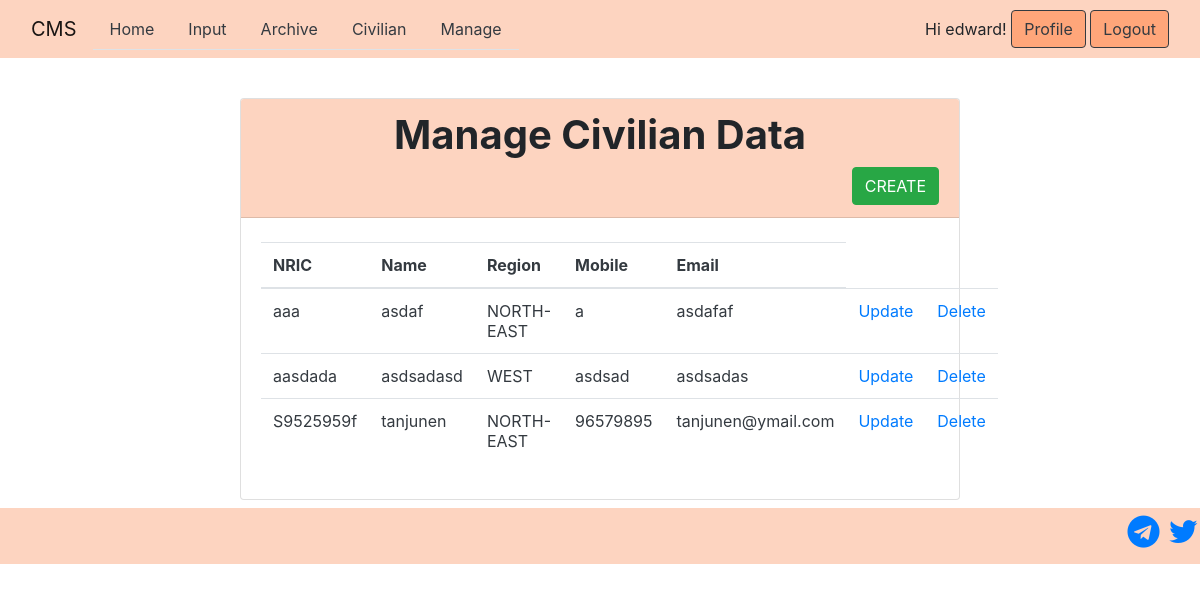
Before: /manage_data/ (signed in) with the older database file.
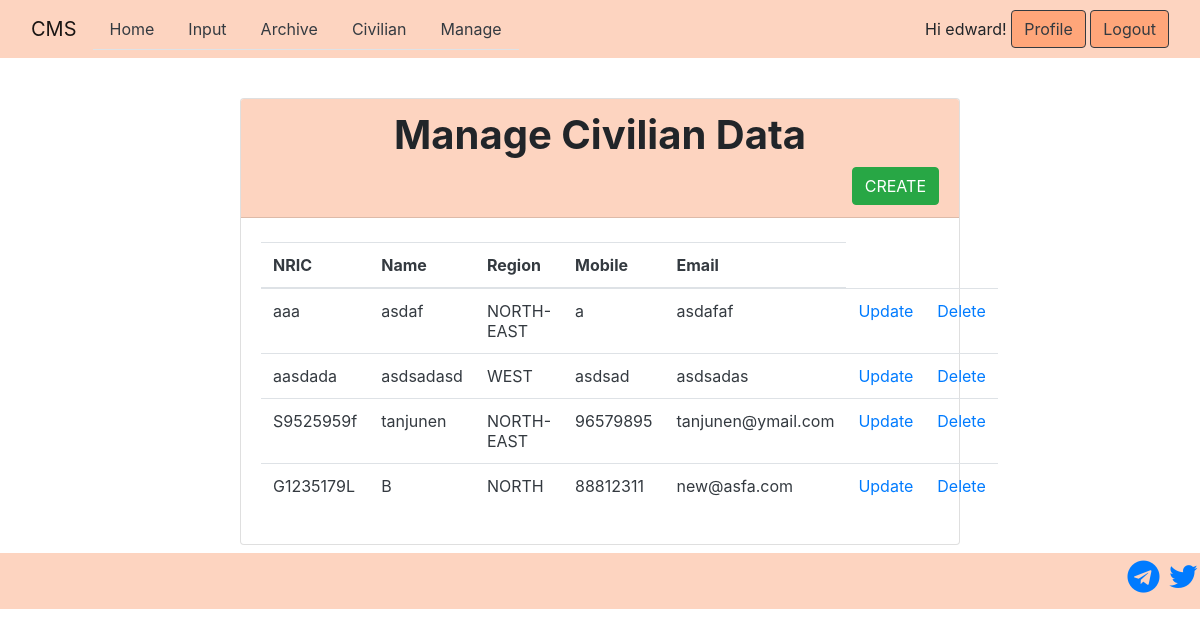
After: the same page with the newer database file.
### CMSApp/models.py (models this page shows, shortened)
class CivilianData(models.Model):
    nric = models.CharField(max_length=9, unique=True)
    name = models.CharField(max_length=120)
    region = models.CharField(max_length=60)
    mobile = models.CharField(max_length=8)
    email = models.CharField(max_length=50)

### CMSApp/views.py (the view)
# urls.py: url(r'^manage_data/$', views.manage_public, name='manage'),
@login_required
def manage_public(request):
    civ_list = CivilianData.objects.all()
    return render(request, "CMSApp/manage_civ.html", {'civ_list' : civ_list})

### CMSApp/template/CMSApp/manage_civ.html
{% extends "base.html" %}
{% block content %}
<div class="card mx-auto" style="width: 45rem;" >
    <div class="card-header " style="background-color:#fdd4c0">
        <div class="col" align="center">
            <h1><b>Manage Civilian Data</b></h1>
        </div>
        <div class="row">
            <div class="col" align="right">
                <a href="{% url 'CMSApp:add_public' %}" class="btn btn-success">CREATE</a>
            </div>
        </div>
    </div>
    <div class="card-body ">
        <div style="height:4px">&nbsp;</div>
        <div class="row">
            <div class="col">
                <table class="table text-dark">
                    <thead>
                        <tr>
                            <th>NRIC</th>
                            <th>Name</th>
                            <th>Region</th>
                            <th>Mobile</th>
                            <th>Email</th>
                        </tr>
                    </thead>
                    {% for civ in civ_list %}
                        <tr>
                            <td>{{ civ.nric }}</td>
                            <td>{{ civ.name }}</td>
                            <td>{{ civ.region }}</td>
                            <td>{{ civ.mobile }}</td>
                            <td>{{ civ.email }}</td>
                            <td><a href="{% url 'CMSApp:update_public' civ.pk %}">Update</a></td>
                            <td><a href="{% url 'CMSApp:delete_public' civ.pk %}">Delete</a></td>
                        </tr>
                    {% endfor %}
                </table>
            </div>
        </div>
        </div>
    </div>
</div>
{% endblock %}

### CMSApp/template/base.html (shortened to what this page needs)
<html>
    <head>
        <link rel="stylesheet" href="https://cdnjs.cloudflare.com/ajax/libs/font-awesome/4.7.0/css/font-awesome.min.css">
        <link rel="stylesheet" href="https://stackpath.bootstrapcdn.com/bootstrap/4.2.1/css/bootstrap.min.css">
    </head>
    <body>
        <div class="container-fluid">
            <div class="row" style="background-color:#fdd4c0">
                <div class="col-lg-12">
                    <nav class="navbar navbar-expand-lg navbar-light">
                        <a class="navbar-brand" href="#">CMS</a>
                        <div class="collapse navbar-collapse" id="navbarNavAltMarkup" >
                            <div class="nav nav-tabs">
                                <a id = "home" class="nav-item nav-link text-dark" href="{% url 'CMSApp:home' %}">Home</a>
                                <a id = "input" class="nav-item nav-link text-dark " href="{% url 'CMSApp:input' %}">Input</a>
                                <a id = "archive" class="nav-item nav-link text-dark" href="{% url 'CMSApp:archive' %}">Archive</a>
                                <a id = "civilian" class="nav-item nav-link text-dark" href="{% url 'CMSApp:manage' %}">Civilian</a>
                                <a id = "dashboard" class="nav-item nav-link text-dark" href="{% url 'authentication:manage_dashboard' %}">Manage</a>
                            </div>
                        </div>
                        {% if user.is_authenticated %}
                        Hi {{ user.username }}!&nbsp;
                        <button type="button" class="btn btn-outline-dark" onclick="window.location.href='{% url 'authentication:profile' %}'" style="background-color:#ffa67a">
                            Profile
                        </button>&nbsp;
                        <button type="button" class="btn btn-outline-dark" onclick="window.location.href='{% url 'authentication:logout' %}'" style="background-color:#ffa67a">
                            Logout
                        </button>
                        {% else %}
                        You are not logged in &ThinSpace;
                        <br>
                        <button onclick="window.location.href='{% url 'authentication:login' %}'" class="btn btn-outline-dark" style="background-color:#ffa67a">
                            Login
                        </button>
                    {% endif %}
                    </nav>
                </div>
            </div>
            <div style="height:5%"></div>
            {% block content %}
            {% endblock content %}
            <div style="height:1%"></div>
            <div class="row" style="background-color:#fdd4c0;height:7%;font-size:32px">
                <div class="col-11"></div>
                <div class="col-1">
                    <a href="https://web.telegram.org/#/im?p=g391286369">
                       <i class="fa fa-telegram" aria-hidden="true"></i>
                    </a>
                    <a href="#">
                       <i class="fa fa-twitter" aria-hidden="true"></i>
                    </a>
                </div>
            </div>
    </body>
</html>

### CMSApp/template/base.html (style rules this page uses)
body { background-color:#ffffff; }

Changed rows visible on the page:
added CivilianData: nric "G1235179L", name "B", region "NORTH", mobile "88812311", email "new@asfa.com"
